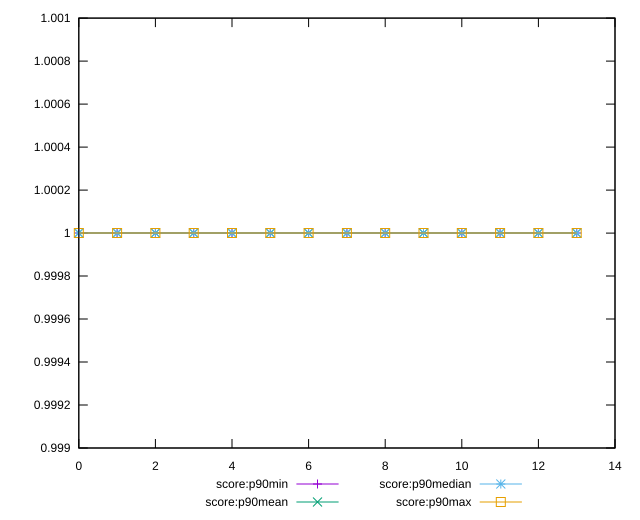

The script that saved this image:
reset

$scoreP90Min <<EOF
0 1
1 1
2 1
3 1
4 1
5 1
6 1
7 1
8 1
9 1
10 1
11 1
12 1
13 1
EOF

$scoreP90Mean <<EOF
0 1
1 1
2 1
3 1
4 1
5 1
6 1
7 1
8 1
9 1
10 1
11 1
12 1
13 1
EOF

$scoreP90Median <<EOF
0 1
1 1
2 1
3 1
4 1
5 1
6 1
7 1
8 1
9 1
10 1
11 1
12 1
13 1
EOF

$scoreP90Max <<EOF
0 1
1 1
2 1
3 1
4 1
5 1
6 1
7 1
8 1
9 1
10 1
11 1
12 1
13 1
EOF

set key outside below
set xrange [0:13]
set yrange [0.999:1.001]
set terminal svg size 640, 520 enhanced background rgb 'white'
set output "report_00007_2020-12-11T15:55:29.892Z/efficient-animated-content/progression/score.svg"

plot $scoreP90Min title "score:p90min" with linespoints, \
     $scoreP90Mean title "score:p90mean" with linespoints, \
     $scoreP90Median title "score:p90median" with linespoints, \
     $scoreP90Max title "score:p90max" with linespoints

reset
